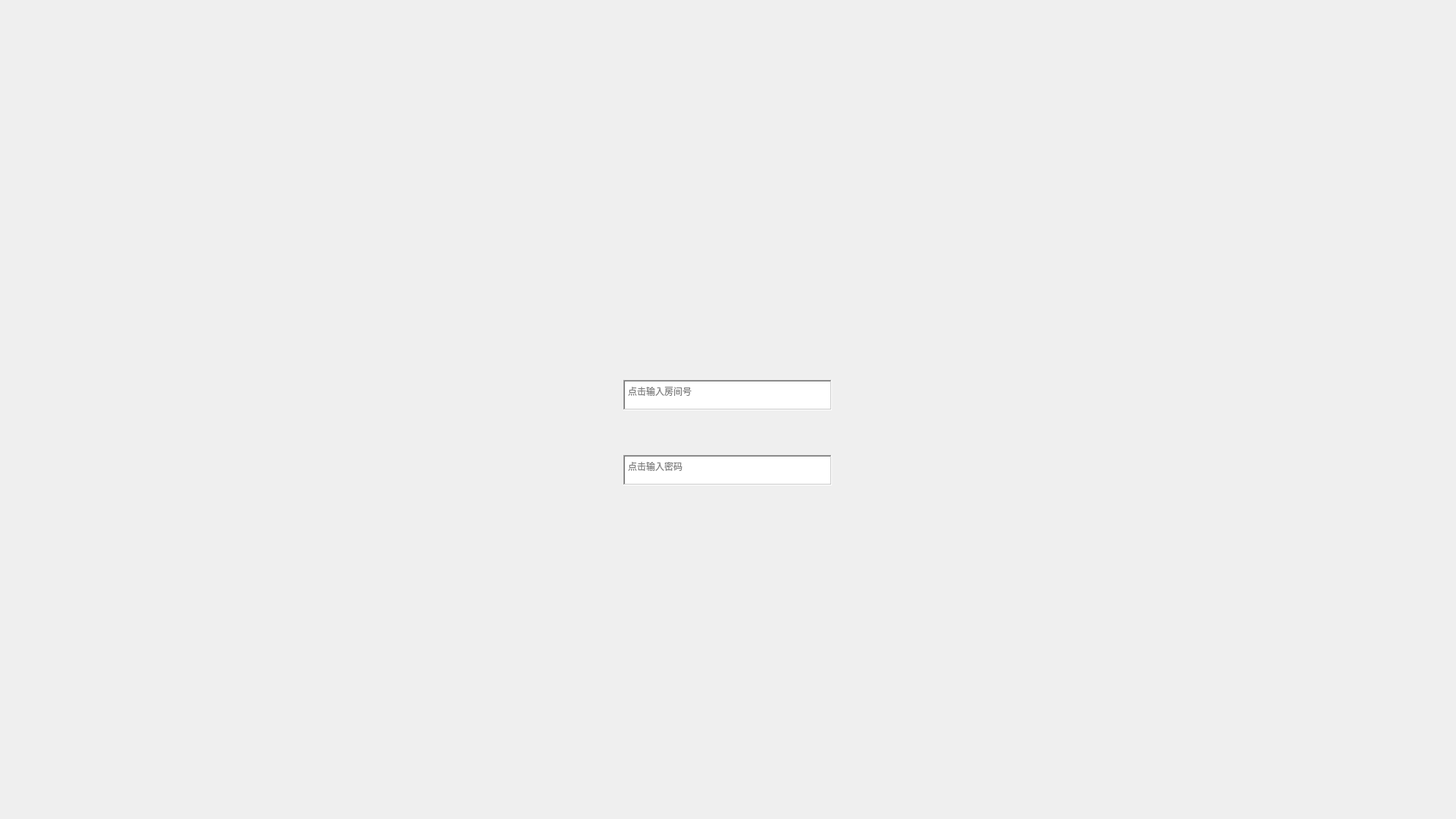
<?xml version="1.0" encoding="UTF-8"?>
<ui version="4.0">
 <class>pvp_Join</class>
 <widget class="QWidget" name="pvp_Join">
  <property name="geometry">
   <rect>
    <x>0</x>
    <y>0</y>
    <width>1920</width>
    <height>1080</height>
   </rect>
  </property>
  <property name="windowTitle">
   <string>pvp_Join</string>
  </property>
  <widget class="QWidget" name="Main_UI" native="true">
   <property name="geometry">
    <rect>
     <x>0</x>
     <y>0</y>
     <width>1920</width>
     <height>1080</height>
    </rect>
   </property>
   <widget class="QWidget" name="background" native="true">
    <property name="geometry">
     <rect>
      <x>0</x>
      <y>0</y>
      <width>1920</width>
      <height>1080</height>
     </rect>
    </property>
    <property name="styleSheet">
     <string notr="true">image: url(:/Resource/UI_Design/Join.png);</string>
    </property>
   </widget>
   <widget class="QPushButton" name="back_button">
    <property name="geometry">
     <rect>
      <x>1715</x>
      <y>81</y>
      <width>86</width>
      <height>50</height>
     </rect>
    </property>
    <property name="cursor">
     <cursorShape>ClosedHandCursor</cursorShape>
    </property>
    <property name="styleSheet">
     <string notr="true">border-image: url(:/Resource/UI_Design/#Block.png);</string>
    </property>
    <property name="text">
     <string/>
    </property>
    <property name="icon">
     <iconset resource="../../../Resource/Gobang.qrc">
      <normaloff>:/Resource/UI_Design/Fun4_BackButton.png</normaloff>:/Resource/UI_Design/Fun4_BackButton.png</iconset>
    </property>
    <property name="iconSize">
     <size>
      <width>86</width>
      <height>50</height>
     </size>
    </property>
    <property name="flat">
     <bool>true</bool>
    </property>
   </widget>
   <widget class="QTextEdit" name="password">
    <property name="geometry">
     <rect>
      <x>822</x>
      <y>600</y>
      <width>275</width>
      <height>40</height>
     </rect>
    </property>
    <property name="font">
     <font>
      <family>Consolas</family>
      <pointsize>9</pointsize>
     </font>
    </property>
    <property name="cursor" stdset="0">
     <cursorShape>IBeamCursor</cursorShape>
    </property>
    <property name="inputMethodHints">
     <set>Qt::ImhDigitsOnly|Qt::ImhMultiLine</set>
    </property>
    <property name="frameShape">
     <enum>QFrame::WinPanel</enum>
    </property>
    <property name="undoRedoEnabled">
     <bool>true</bool>
    </property>
    <property name="textInteractionFlags">
     <set>Qt::TextEditorInteraction</set>
    </property>
    <property name="placeholderText">
     <string>点击输入密码</string>
    </property>
   </widget>
   <widget class="QTextEdit" name="room_num">
    <property name="geometry">
     <rect>
      <x>822</x>
      <y>501</y>
      <width>275</width>
      <height>40</height>
     </rect>
    </property>
    <property name="font">
     <font>
      <family>Consolas</family>
      <pointsize>9</pointsize>
     </font>
    </property>
    <property name="cursor" stdset="0">
     <cursorShape>IBeamCursor</cursorShape>
    </property>
    <property name="inputMethodHints">
     <set>Qt::ImhMultiLine</set>
    </property>
    <property name="frameShape">
     <enum>QFrame::WinPanel</enum>
    </property>
    <property name="placeholderText">
     <string>点击输入房间号</string>
    </property>
   </widget>
   <widget class="QPushButton" name="Join_Button">
    <property name="geometry">
     <rect>
      <x>822</x>
      <y>680</y>
      <width>275</width>
      <height>50</height>
     </rect>
    </property>
    <property name="cursor">
     <cursorShape>PointingHandCursor</cursorShape>
    </property>
    <property name="text">
     <string/>
    </property>
    <property name="icon">
     <iconset resource="../../../Resource/Gobang.qrc">
      <normaloff>:/Resource/UI_Design/Create_Button.png</normaloff>:/Resource/UI_Design/Create_Button.png</iconset>
    </property>
    <property name="iconSize">
     <size>
      <width>275</width>
      <height>50</height>
     </size>
    </property>
    <property name="flat">
     <bool>true</bool>
    </property>
   </widget>
  </widget>
 </widget>
 <layoutdefault spacing="6" margin="11"/>
 <resources>
  <include location="../../../Resource/Gobang.qrc"/>
 </resources>
 <connections/>
</ui>
